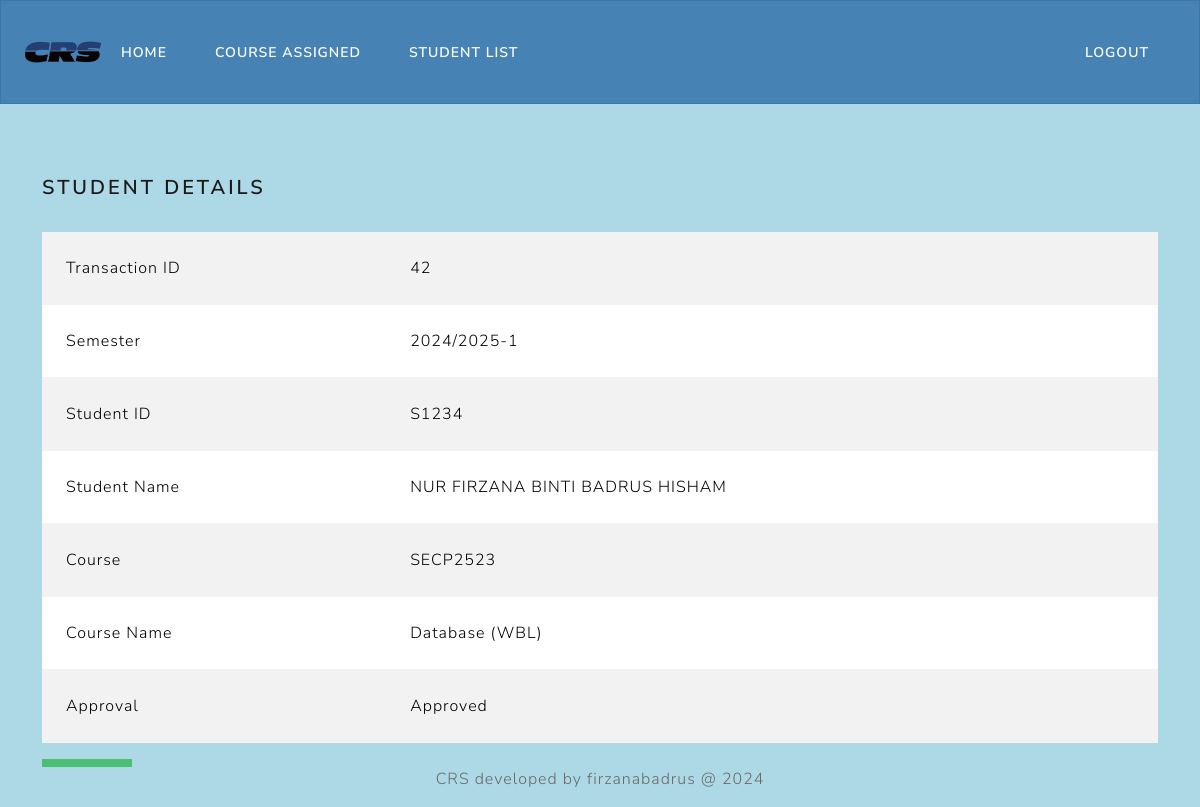
The page /crs/processCourseapproval.php?id=42 (signed in) on the database its author committed.
### tables this page shows
CREATE TABLE `tb_registration` (
  `r_tID` int(11) NOT NULL COMMENT 'This is the transaction ID',
  `r_student` varchar(10) NOT NULL,
  `r_course` varchar(10) NOT NULL,
  `r_sem` varchar(11) NOT NULL,
  `r_status` int(11) NOT NULL DEFAULT 1
);

CREATE TABLE `tb_user` (
  `u_sNo` varchar(10) NOT NULL,
  `u_pwd` varchar(255) NOT NULL,
  `u_email` varchar(30) NOT NULL,
  `u_name` varchar(50) NOT NULL,
  `u_contact` int(20) NOT NULL,
  `u_state` varchar(20) NOT NULL,
  `u_req` date DEFAULT NULL,
  `u_uType` int(11) NOT NULL,
  `verification_token` varchar(255) DEFAULT NULL,
  `is_verified` tinyint(1) DEFAULT 0
);

CREATE TABLE `tb_course` (
  `c_code` varchar(10) NOT NULL,
  `c_name` varchar(255) NOT NULL,
  `c_credit` int(11) NOT NULL,
  `c_lect` varchar(10) NOT NULL
);

CREATE TABLE `tb_status` (
  `s_id` int(11) NOT NULL,
  `s_desc` varchar(20) NOT NULL
);

### crs/processCourseapproval.php (the view, shortened to what this page needs)
<?php include ('crssession.php');
include 'headerLecturer.php';
include 'dbconnect.php';
if($_GET['id'])
{
    $tid = $_GET['id'];
}
$sql = "SELECT * FROM tb_registration
        LEFT JOIN tb_user ON tb_registration.r_student = tb_user.u_sNo
        LEFT JOIN tb_course ON tb_registration.r_course = tb_course.c_code
        LEFT JOIN tb_status ON tb_registration.r_status = tb_status.s_id
        WHERE r_tid = '$tid' ";
$result = mysqli_query($con, $sql);
$row = mysqli_fetch_array($result);
?>
<div class="container">
  <br>
  <h4>Student Details</h4><br>
   <table class="table table-striped table-hover">
     <tr>
        <td>Transaction ID</td>
        <td><?php echo$row['r_tID']?></td>
      </tr>
      <tr>
        <td>Semester</td>
        <td><?php echo$row['r_sem']?></td>
      </tr>
      <tr>
        <td>Student ID</td>
        <td><?php echo$row['u_sNo']?></td>
      </tr>
      <tr>
        <td>Student Name</td>
        <td><?php echo$row['u_name']?></td>
      </tr>
      <tr>
        <td>Course</td>
        <td><?php echo$row['c_code']?></td>
      </tr>
      <tr>
        <td>Course Name</td>
        <td><?php echo$row['c_name']?></td>
      </tr>
      <tr>
        <td>Approval</td>
        <td>
          <?php echo$row['s_desc']
          ?>
          </td>
      </tr>
  </table>
  <a href="courselist.php" class="btn btn-success">Back</a>
</div>
<?php include 'footer.php'; ?>

### crs/headerLecturer.php (style rules this page uses)
body { background-color: lightblue; color: black; }

### rows shown on the page
tb_registration: r_tID "42", r_sem "2024/2025-1", r_student.u_sNo "S1234", r_student.u_name "NUR FIRZANA BINTI BADRUS HISHAM", r_course.c_code "SECP2523", r_course.c_name "Database (WBL)", r_status.s_desc "Approved"
